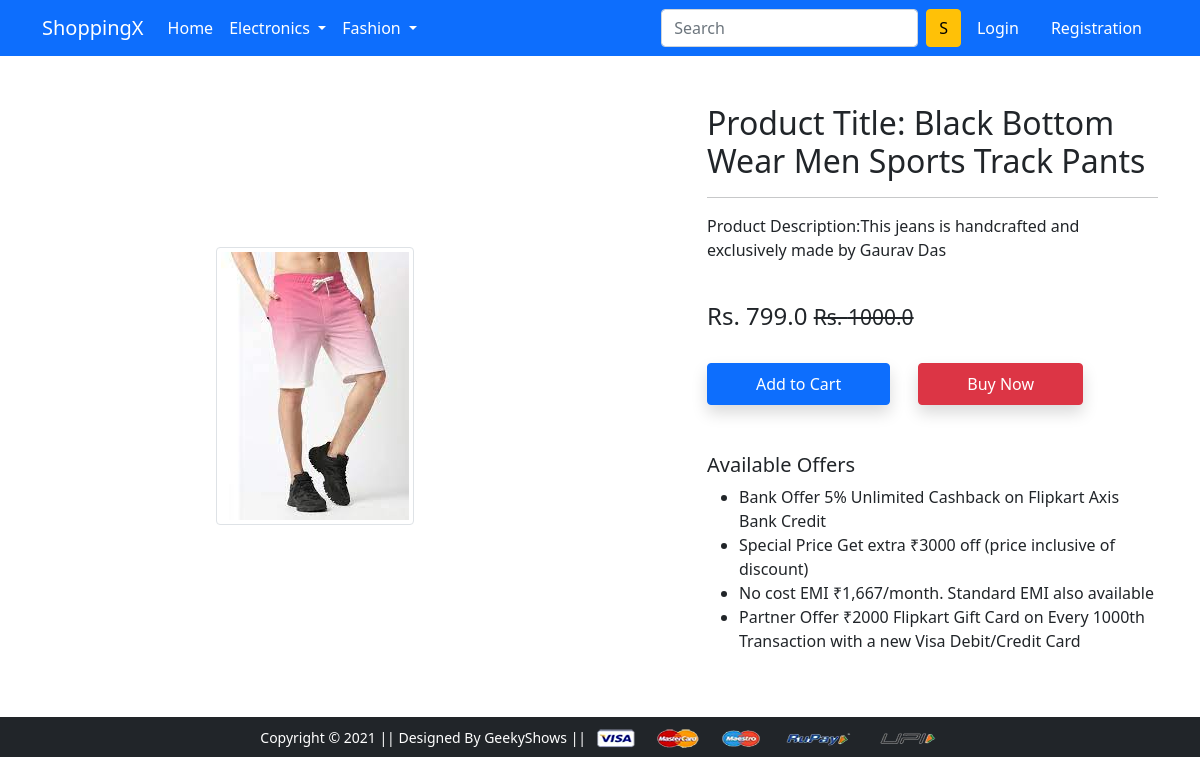
Screenshot of /product-detail/1 with the database file from the repository.
### app/models.py (models this page shows, shortened)
class Product(models.Model):
    title = models.CharField(max_length=100)
    selling_price = models.FloatField()
    discounted_price = models.FloatField()
    description = models.TextField()
    brand = models.CharField(max_length=100)
    category = models.CharField( choices=CATEGORY_CHOICES, max_length=2)
    product_image = models.ImageField(upload_to='productimg')

### app/views.py (the view)
# urls.py: path('product-detail/<int:pk>', views.ProductDetailView.as_view(), name='product-detail'),
class ProductDetailView(View):
    def get(self,request,pk):
        product= Product.objects.get(pk=pk)
        return render(request, 'app/productdetail.html',{'product':product})

### app/templates/app/productdetail.html (shortened to what this page needs)
{% extends 'app/base.html' %}
{% load static %}
{% block main-content %}
<div class="container my-5">
 <div class="row">
  <div class="col-sm-6 text-center align-self-center">
   <img src="{{product.product_image.url}}" alt="" height = "600" class="img-fluid img-thumbnail">
  </div>
  <div class="col-sm-5 offset-sm-1">
   <h2>Product Title: {{product.title}}</h2>
   <hr>
   <p>Product Description:{{product.description}} </p> <br>
   <h4>Rs. {{product.discounted_price}} <small class="fw-light text-decoration-line-through">Rs. {{product.selling_price}}</small></h4> <br>
   <a href="{% url 'add-to-cart' %}" class="btn btn-primary shadow px-5 py-2">Add to Cart</a>
   <a href="{% url 'buy-now' %}" class="btn btn-danger shadow px-5 py-2 ms-4">Buy Now</a>
   <h5 class="mt-5">Available Offers</h5>
   <ul>
    <li>Bank Offer 5% Unlimited Cashback on Flipkart Axis Bank Credit</li>
    <li>Special Price Get extra ₹3000 off (price inclusive of discount)</li>
    <li>No cost EMI ₹1,667/month. Standard EMI also available</li>
    <li>Partner Offer ₹2000 Flipkart Gift Card on Every 1000th Transaction with a new Visa Debit/Credit Card</li>
   </ul>
  </div>
 </div>
</div>
{% endblock main-content %}

### rows the page displays
Product: product_image (picture), title "Black Bottom Wear Men Sports Track Pants", description "This jeans is handcrafted and exclusively made by Gaurav Das", discounted_price "799.0", selling_price "1000.0"
